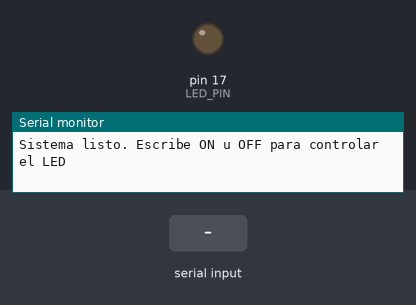
Simulated run of this sketch. Board: Arduino Uno, built with avr-gcc and run on an emulated ATmega328P. On the bench: output pins drawn as LEDs (lit = HIGH), the last lines printed to the serial monitor. The test bench sets the inputs (shaded band).

Above: at 2.2 s.
2.3 s: "ON\n" received over Serial
At 3.1 s:
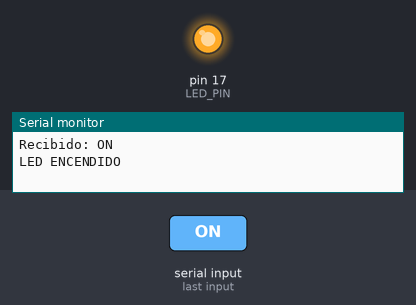
3.8 s: "OFF\n" received over Serial
At 4.2 s:
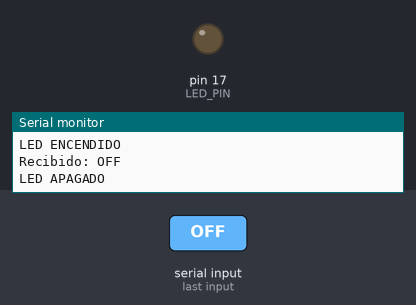
Timing chart, 0 to 6.8 s (numbered marks = the images above; inputs shaded):
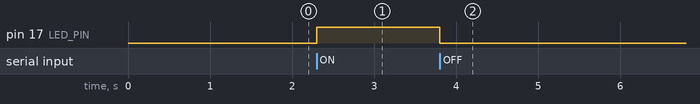

The sketch:

main.ino
```cpp
// Definimos el pin del LED
const int LED_PIN = 17;  // Ahora usamos GPIO17

void setup() {
  pinMode(LED_PIN, OUTPUT);
  digitalWrite(LED_PIN, LOW);  // LED apagado inicialmente
  
  Serial.begin(115200);
  
  delay(1000);
  Serial.println("Sistema listo. Escribe ON u OFF para controlar el LED");
}

void loop() {
  if (Serial.available()) {
    String linea = Serial.readStringUntil('\n');
    linea.trim();
    
    Serial.print("Recibido: ");
    Serial.println(linea);
    
    if (linea.equalsIgnoreCase("ON")) {
      digitalWrite(LED_PIN, HIGH);
      Serial.println("LED ENCENDIDO");
    }
    else if (linea.equalsIgnoreCase("OFF")) {
      digitalWrite(LED_PIN, LOW);
      Serial.println("LED APAGADO");
    }
    else if (linea.length() > 0) {
      Serial.println("Comando desconocido");
    }
  }
}
```

Measured:
- after the input at 2.3 s, pin 17 (LED_PIN): LOW → HIGH at once
- after the input at 3.8 s, pin 17 (LED_PIN): HIGH → LOW at once
